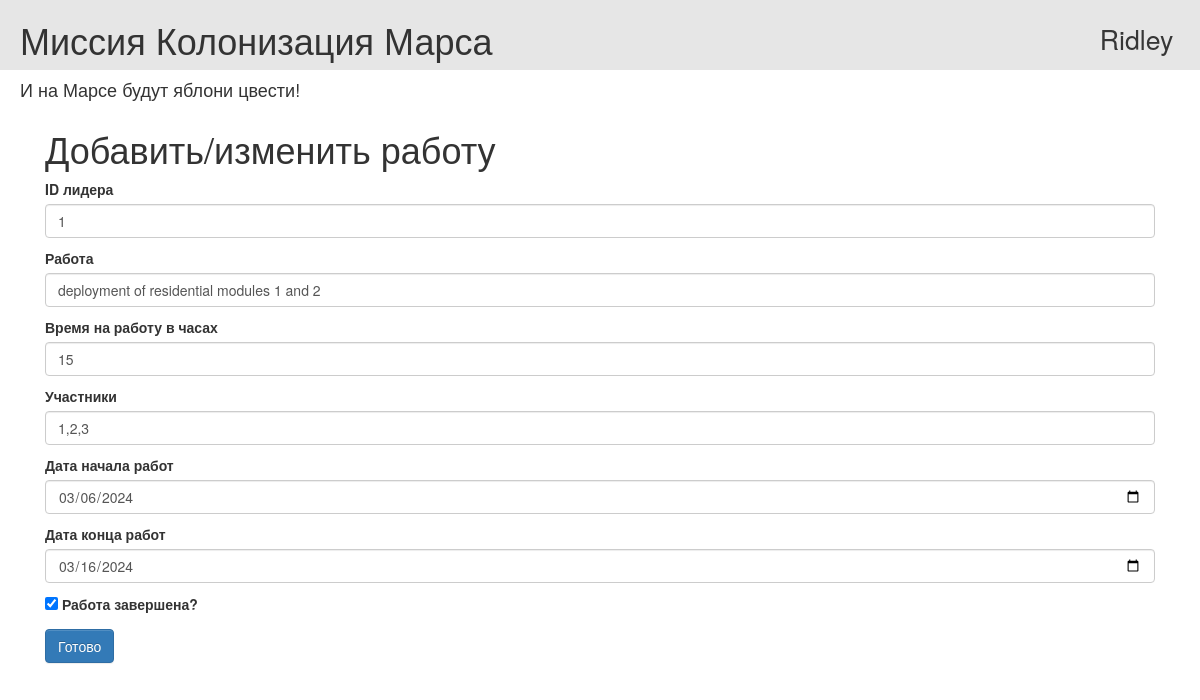
/job/1 (signed in), run on the app's committed database.
### data/users.py (models this page shows, shortened)
class User(SqlAlchemyBase, UserMixin, SerializerMixin):
    __tablename__ = 'users'
    id = sqlalchemy.Column(sqlalchemy.Integer,
                           primary_key=True, autoincrement=True)
    surname = sqlalchemy.Column(sqlalchemy.String, nullable=True)
    name = sqlalchemy.Column(sqlalchemy.String, nullable=True)
    age = sqlalchemy.Column(sqlalchemy.Integer, nullable=True)
    position = sqlalchemy.Column(sqlalchemy.String, nullable=True)
    speciality = sqlalchemy.Column(sqlalchemy.String, nullable=True)
    address = sqlalchemy.Column(sqlalchemy.String, nullable=True)
    email = sqlalchemy.Column(sqlalchemy.String,
                              index=True, unique=True, nullable=True)
    hashed_password = sqlalchemy.Column(sqlalchemy.String, nullable=True)
    city_from = sqlalchemy.Column(sqlalchemy.String, nullable=True)
    modified_date = sqlalchemy.Column(sqlalchemy.DateTime,
                                      default=datetime.datetime.now)

### data/jobs.py (models this page shows)
class Job(SqlAlchemyBase, SerializerMixin):
    __tablename__ = 'jobs'
    id = sqlalchemy.Column(sqlalchemy.Integer,
                           primary_key=True, autoincrement=True)
    team_leader_id = sqlalchemy.Column(sqlalchemy.Integer,
                                       sqlalchemy.ForeignKey("users.id"))
    team_leader = orm.relationship('User')
    hazard_level_id = sqlalchemy.Column(sqlalchemy.Integer,
                                        sqlalchemy.ForeignKey("hazard_levels.id"))
    hazard_level = orm.relationship('HazardLevels')
    job = sqlalchemy.Column(sqlalchemy.String, nullable=True)
    work_size = sqlalchemy.Column(sqlalchemy.Integer, nullable=True)
    collaborators = sqlalchemy.Column(sqlalchemy.String, nullable=True)
    start_date = sqlalchemy.Column(sqlalchemy.DateTime, default=datetime.datetime.now())
    end_date = sqlalchemy.Column(sqlalchemy.DateTime)
    is_finished = sqlalchemy.Column(sqlalchemy.Boolean, default=False)

### main.py (the view, shortened to what this page needs)
@app.route('/job/<int:id>', methods=['GET', 'POST'])
@login_required
def edit_job(id: int):
    form = JobForm()
    if request.method == 'GET':
        db_sess = db_session.create_session()
        if current_user.id == 1:
            job = db_sess.query(Job).filter(Job.id == id).first()
        else:
            job = db_sess.query(Job).filter(Job.id == id,
                                                 Job.team_leader == current_user).first()
        if job:
            form.team_leader_id.data = job.team_leader_id
            form.job.data = job.job
            form.work_size.data = job.work_size
            form.collaborators.data = job.collaborators
            form.start_date.data = job.start_date
            form.end_date.data = job.end_date
            form.is_finished.data = job.is_finished
        else:
            abort(404)
    return render_template('add_job.html', title='Изменить работу', form=form)

### main.py
class JobForm(FlaskForm):
    team_leader_id = IntegerField('ID лидера', validators=[DataRequired()])
    job = StringField('Работа', validators=[DataRequired()])
    work_size = IntegerField('Время на работу в часах', validators=[DataRequired()])
    collaborators = StringField('Участники', validators=[DataRequired()])
    start_date = DateField('Дата начала работ', format='%Y-%m-%d')
    end_date = DateField('Дата конца работ', format='%Y-%m-%d')
    is_finished = BooleanField('Работа завершена?', default=False)
    submit = SubmitField("Готово")

### data/db_session.py (called while the page is built)
def create_session() -> Session:
    global __factory
    return __factory()

### main.py (called while the page is built)
@login_manager.user_loader
def load_user(user_id: int):
    db_sess = db_session.create_session()
    return db_sess.query(User).get(user_id)

### templates/add_job.html (shortened to what this page needs)
{% extends "base.html" %}
{% block content %}
    <h1>Добавить/изменить работу</h1>
    <form action="" method="post">
        {% for elem in [form.team_leader_id, form.job, form.work_size, form.collaborators, form.start_date, form.end_date] %}
            <p>
                {{ elem.label }}
                {{ elem(class="form-control") }}
            </p>
        {% endfor %}
        <p>{{ form.is_finished() }} {{ form.is_finished.label }}</p>
        <p>{{ form.submit(type="submit", class="btn btn-primary") }}</p>
    </form>
{% endblock %}

### templates/base.html (shortened to what this page needs)
<!doctype html>
<html lang="en">
<head>
    <link rel="stylesheet"
          href="https://stackpath.bootstrapcdn.com/bootstrap/4.4.1/css/bootstrap.min.css"
>
    <link rel="stylesheet" type="text/css" href="/static/css/style.css">
    <link rel="stylesheet"
        type="text/css"
        href="https://maxcdn.bootstrapcdn.com/bootstrap/3.3.5/css/bootstrap-theme.min.css">
    <link rel="stylesheet"
        type="text/css"
        href="https://maxcdn.bootstrapcdn.com/bootstrap/3.3.5/css/bootstrap.min.css">
</head>
<body>
<div class="first_line">
    <h1 class="first_line_content">Миссия Колонизация Марса</h1>
    {% if current_user.is_authenticated %}
        <a href="/logout" role="button" class="user_name">{{ current_user.name }}</a>
    {% else %}
        <a class="btn btn-outline-primary" href="/login" role="button">Войти</a>
        <a class="btn btn-outline-success" href="/register" role="button">Зарегистрироваться</a>
    {% endif %}
</div>
<h4>И на Марсе будут яблони цвести!</h4>
<main role="main" class="container">
    {% block content %}{% endblock %}
</main>
</body>
</html>

### static/css/style.css (style rules this page uses)
h4 { padding-left: 20px; color: #e6e6e6; }
.first_line { padding-left: 20px; background-color: #e6e6e6 }
.user_name { display: inline-block; float: right; margin-right: 1em; margin-top: 0.75em; font-size: 20pt; color: #363636; }
a { display: inline-block; float: right; margin-right: 5px; margin-top: 1.25em; }
.first_line_content { display: inline-block; }

### data on the page
User: name "Ridley"
Job: team_leader_id "1" "deployment of residential modules 1 and 2" "15" "1,2,3" "03/06/2024" "03/16/2024"

### other printed values
{{ elem.label }} "ID лидера" "Работа" "Время на работу в часах" "Участники" "Дата начала работ" "Дата конца работ"
